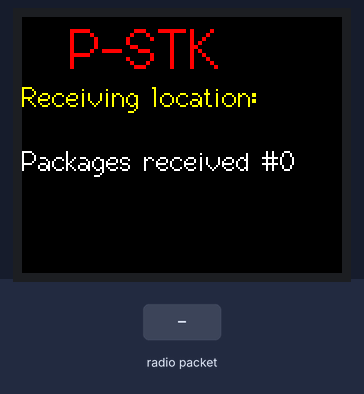
Recording of a sketch running on a simulated ESP32. Parts: 160×128 colour display. Inputs (shaded band) come from the test bench. No radio packets arrive unless stated; what the sketch prints to the serial monitor is not drawn.

Above: at 1.3 s.
1.4 s: radio packet "1" arrives
At 3.6 s:
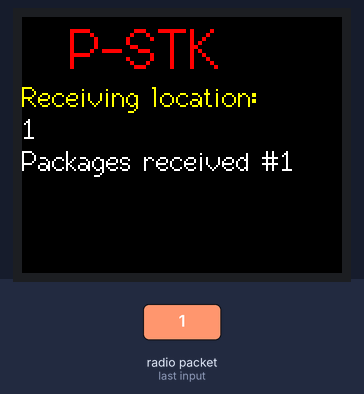
4.4 s: radio packet "0" arrives
At 6.6 s:
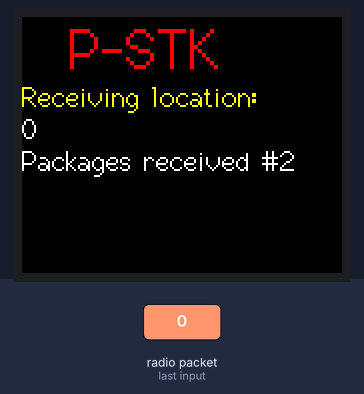
7.4 s: radio packet "2" arrives
At 9.9 s:
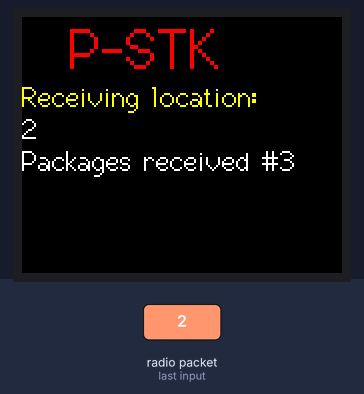
10.4 s: radio packet "1" arrives
At 11.9 s:
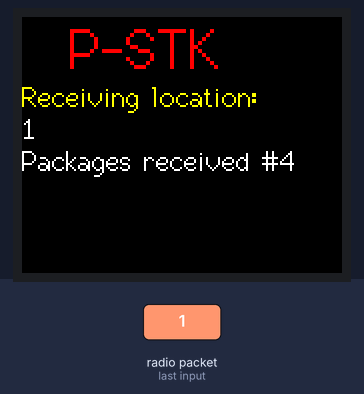
13.4 s: radio packet "0" arrives
At 15.1 s:
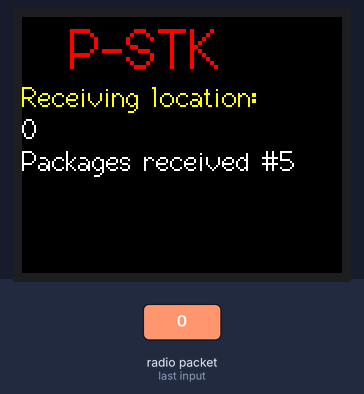
16.4 s: radio packet "2" arrives
At 18.4 s:
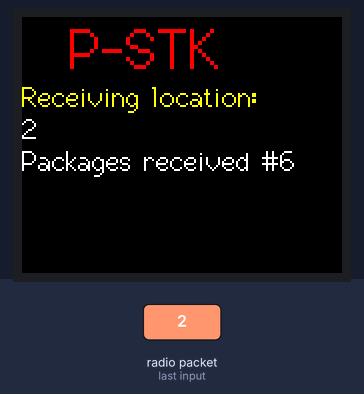
Timing chart, 0 to 19.9 s (numbered marks = the images above; inputs shaded):
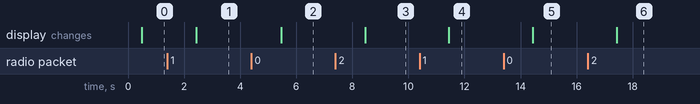

The sketch:

Final_test_listener.ino
```cpp
/*********
  Modified from the examples of the Arduino LoRa library
  More resources: https://randomnerdtutorials.com
*********/

#include <SPI.h>
#include <LoRa.h>
#include <TinyGPSPlus.h>
#include <TFT_eSPI.h> // Graphics and font library for ST7735 driver chip

//define the pins used by the lora transceiver module
// SCK: GPIO 18
// MOSI: GPIO 23
// MISO: GPIO 19

#define nss 15    //slave selected
#define rst 14
#define dio0 12

// The TinyGPSPlus object
TinyGPSPlus gps;

TFT_eSPI tft = TFT_eSPI();  // Invoke library, pins defined in User_Setup.h
// Cs:  5
// RST: 4
// DC:  2
// LED: 3.3V

char const *gpsStream;
String LoRaData;
int counter = 0;

void setup() {
  //initialize Serial Monitor
  Serial.begin(115200);
  setup_lora();
  setup_tft();
}

void loop() {
  receive_lora();
  tft_display();
}

void setup_lora()
{
  while (!Serial);
  Serial.println("LoRa Receiver");

  //setup LoRa transceiver module
  LoRa.setPins(nss, rst, dio0);

  //replace the LoRa.begin(---E-) argument with your location's frequency
  //433E6 for Asia
  //866E6 for Europe
  //915E6 for North America
  while (!LoRa.begin(866E6)) {
    Serial.println(".");
    delay(500);
  }
   // Change sync word (0xF3) to match the receiver
  // The sync word assures you don't get LoRa messages from other LoRa transceivers
  // ranges from 0-0xFF
  LoRa.setSyncWord(0xF3);
  Serial.println("LoRa Initializing OK!");
}

void setup_tft()
{
  tft.init();
  tft.setRotation(3); //landscape orientation [1 or 3]
}

void receive_lora()
{
  // try to parse packet
  int packetSize = LoRa.parsePacket();
  if (packetSize) {
    // received a packet
//    Serial.print(F("Received: "));
    // read packet
    while (LoRa.available()) {
      LoRaData = LoRa.readString();
      counter++;
//      Serial.print(F("package #"));
//      Serial.print(counter++);
//      Serial.print(F(" "));
//      Serial.println(LoRaData);
    }
  }
}

void tft_display()
{
  //Fill screen with black
  tft.fillScreen(TFT_BLACK);

  //Set address window
  tft.setAddrWindow(0, 0, 160, 128);

  // Set "cursor" at top left corner of display (0,0) and select font 2
  // (cursor will move to next line automatically during printing with 'tft.println'
  //  or stay on the line is there is room for the text with tft.print)
  tft.setCursor(0, 0, 2);
  tft.setTextColor(TFT_RED,TFT_BLACK); tft.setTextFont(2);  tft.setTextSize(2);
  tft.println("  P-STK  ");

  tft.setTextColor(TFT_YELLOW,TFT_BLACK);  tft.setTextSize(1);
  tft.println("Receiving location: ");

  tft.setTextColor(TFT_WHITE, TFT_BLACK);  tft.setTextSize(1);
  tft.println(LoRaData);

  tft.setTextColor(TFT_WHITE,TFT_BLACK);   tft.setTextSize(1);
  tft.print("Packages received #");
  tft.print(counter);
  tft.println(" ");
  yield();
}
```

Measured:
- after the input at 1.4 s, the display: changes after 1.0 s (image 1)
- after the input at 4.4 s, the display: changes after 1.1 s (image 2)
- after the input at 7.4 s, the display: changes after 1.1 s (image 3)
- after the input at 10.4 s, the display: changes after 1.0 s (image 4)
- after the input at 13.4 s, the display: changes after 1.0 s (image 5)
- after the input at 16.4 s, the display: changes after 1.0 s (image 6)
